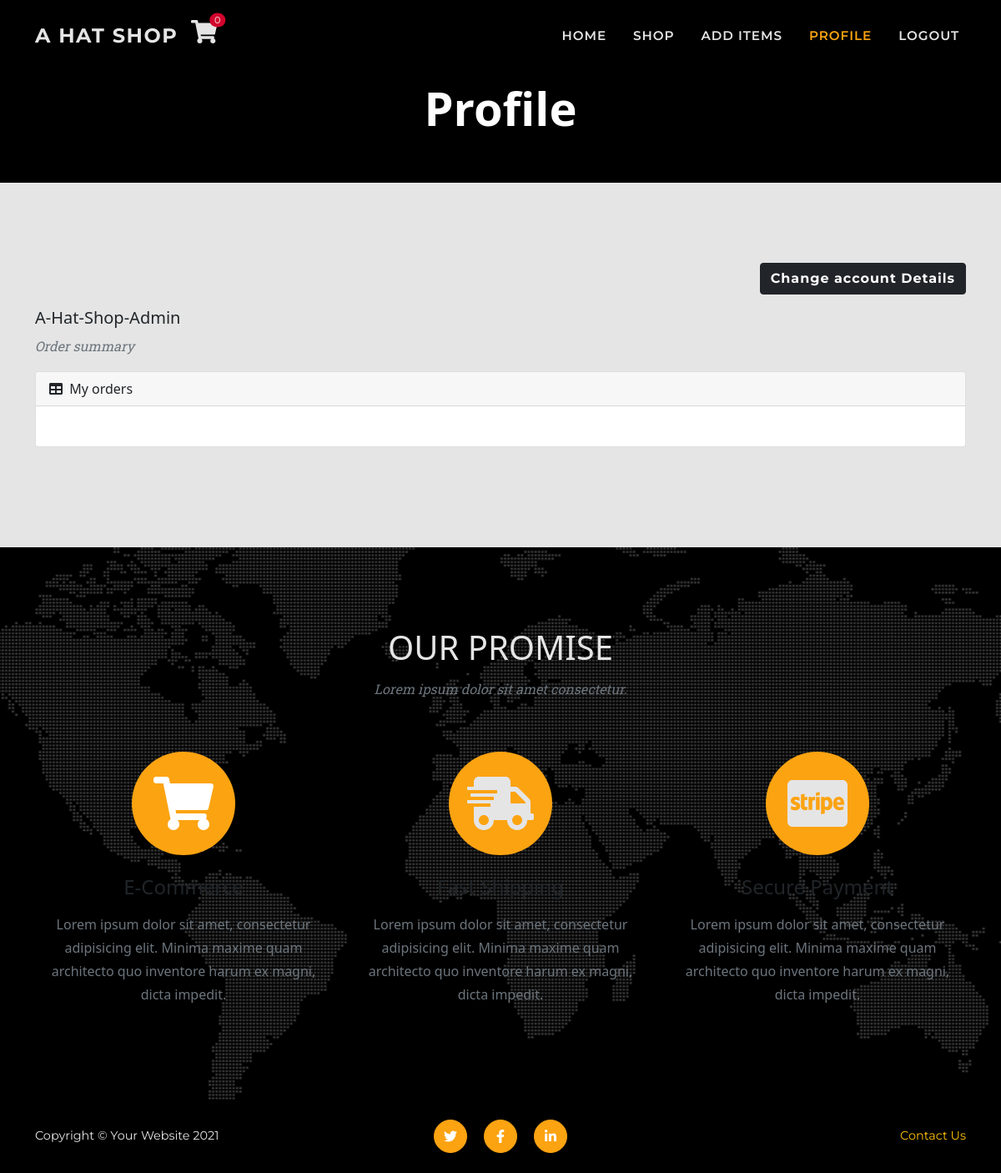
The app's page /user/ (signed in), older data.
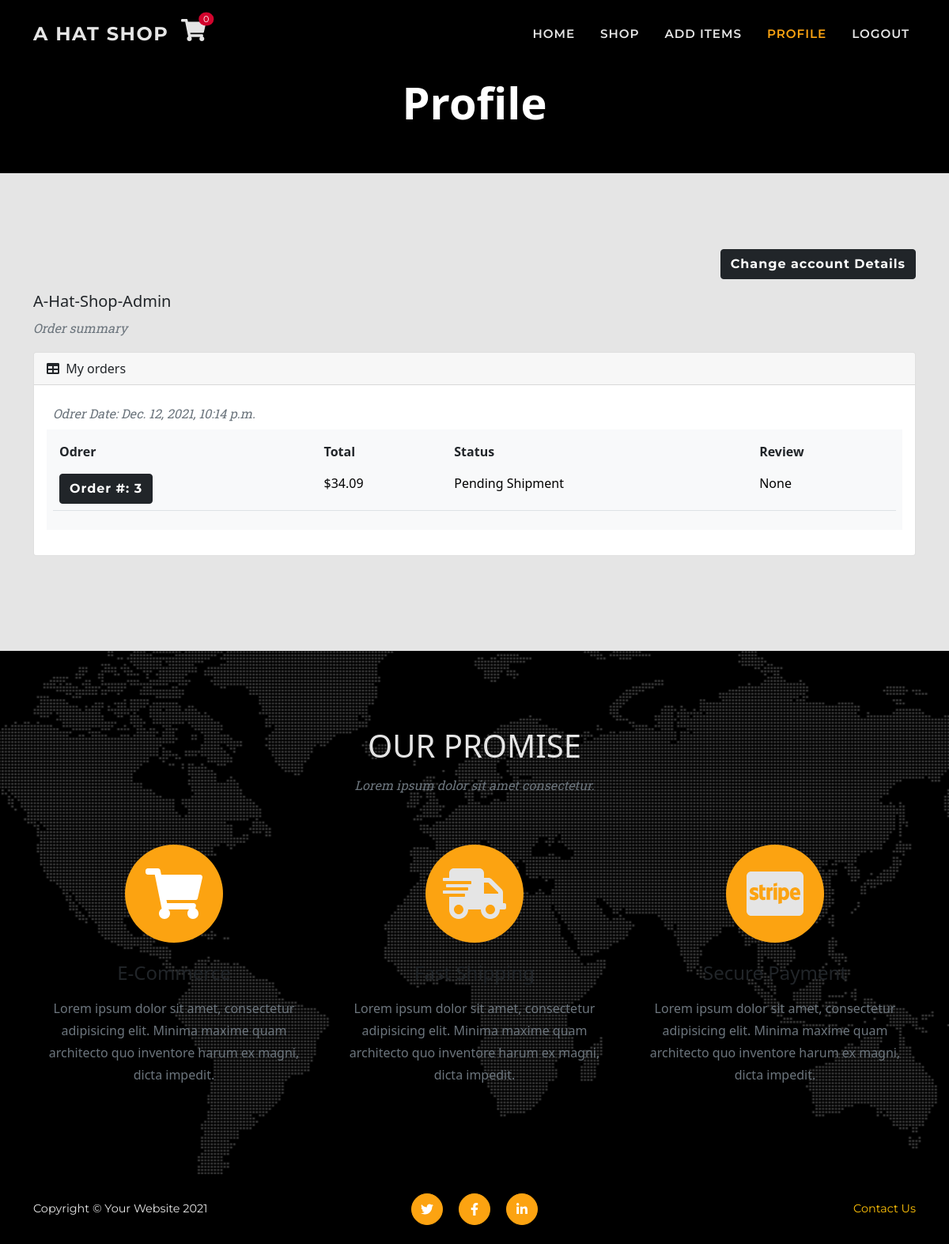
The same page, newer data.
### checkout/models.py (models this page shows, shortened)
class Order(models.Model):
    SUBMITTED = 'Submitted'
    PROCESSED = 'Proccessed'
    SHIPPED = 'Shipped'
    CANCELLED = 'Cancelled'
    COMPLETED = 'Completed'
    ORDER_STATUS = [
        (SUBMITTED, 'Submittet'),
        (PROCESSED, 'Proccessed'),
        (SHIPPED, 'Shipped'),
        (CANCELLED, 'Cancelled'),
        (COMPLETED, 'Completed'),
    ]
    date = models.DateTimeField(auto_now_add=True)
    status = models.CharField(max_length=50, default=SUBMITTED, choices=ORDER_STATUS)
    order_number = models.CharField(max_length=32, null=False, editable=False)
    total = models.DecimalField(max_digits=10, decimal_places=2, default=0)
    delivery = models.DecimalField(max_digits=6, decimal_places=2, default=0)
    user_profile = models.ForeignKey(UserAddress, on_delete=models.SET_NULL, null=True, blank=True, related_name='orders')
    email = models.EmailField(max_length=100, null=True, blank=True)
    phone = models.CharField(max_length=50, null=True, blank=True)
    shipping_name = models.CharField(max_length=50)
    shipping_address_1 = models.CharField(max_length=100)
    shipping_address_2 = models.CharField(max_length=100, null=True, blank=True)
    shipping_town = models.CharField(max_length=60)
    shipping_county = models.CharField(max_length=60, null=True, blank=True)
    shipping_postcode = models.CharField(max_length=30, null=True, blank=True)
    shipping_country = CountryField(blank_label='Country')
    billing_name = models.CharField(max_length=50)
    billing_address_1 = models.CharField(max_length=100)
    billing_address_2 = models.CharField(max_length=100, null=True, blank=True)
    billing_town = models.CharField(max_length=60)
    billing_county = models.CharField(max_length=60, null=True, blank=True)
    billing_postcode = models.CharField(max_length=30, null=True, blank=True)
    billing_country = CountryField(blank_label='Country')
    def __str__(self):
        return self.order_number

### customers/views.py (the view)
# urls.py: path('user/', include('customers.urls')),
@login_required
def customers(request):
    profile = get_object_or_404(UserAddress, user=request.user)
    orders = profile.orders.all()
    context = {
            'orders': orders,
        }
    print(orders)
    return render(request, 'profile/profile.html', context)

### cart/contexts.py (called while the page is built, shortened)
def cart_contents(request):
    cart_items = []
    total = 0
    before = 0
    item_count = 0
    cart = request.session.get('cart', {})
    if total < 50:
        delivery = total * Decimal(10 / 100)
        free_deivery = 50 * total
    else:
        delivery = 0
        free_deivery = 0
    delivery = round(delivery, 2)
    grand_total = delivery + total
    grand_total = round(grand_total, 2)
    context = {
        'cart_items': cart_items,
        'total': total,
        'before': before,
        'item_count': item_count,
        'delivery': delivery,
        'free_deivery': free_deivery,
        'deivery_treshold': 10,
        'grand_total': grand_total,
    }
    return context

### customers/templates/profile/profile.html (shortened to what this page needs)
{% extends 'base.html' %}
{% load static %}
{% load thumbnail %}
{% load crispy_forms_tags %}
{% block page_header %}
<header class="bg-black py-5">
    <div class="container px-4 px-lg-5 mt-5">
        <div class="text-center">
            <h1 class="display-4 text-white fw-bolder">Profile</h1>
        </div>
    </div>
</header>
{% endblock %}
{% block content %}
<section class="page-section">
    <div class="container">
        <div class="col-12 text-left">
            <p class="col-12 text-end"><a class="btn btn-dark orrange" href="{% url 'user_details' %}">Change account
                    Details</a></p>
        </div>
        <h5 class="text-capitalize">{{ request.user }}</h5>
        <p class="text-muted text-italic">Order summary</p>
        <div class="card mb-4">
            <div class="card-header">
                <i class="fas fa-table me-1"></i>
                My orders
            </div>
            <div class="card-body">
                <table class="table table-borderless">
                    {% for order in orders %}
                    <thead>
                        <tr>
                            <th class="text-muted text-italic">Odrer Date: {{ order.date }}</th>
                        </tr>
                    </thead>
                    <tbody>
                        <tr class="table-light ">
                            <td>
                                <table class="table table-borderless">
                                    <thead>
                                        <tr>
                                            <th>Odrer</th>
                                            <th>Total</th>
                                            <th>Status</th>
                                            <th>Review</th>
                                        </tr>
                                    </thead>
                                    <tbody class="border-bottom">
                                        <tr class="table-light">
                                            <td><a class="btn btn-dark" href="{% url 'order_history' order.id %}"
                                                    title="{{ order.order_number }}">
                                                    {{ order.order_number}}
                                                </a></td>
                                            <td>${{ order.total }}</td>
                                            <td>{{ order.status }}</td>
                                            <td>None</td>
                                        </tr>
                                    </tbody>
                                </table>
                            </td>
                        </tr>
                    </tbody>
                    {% endfor %}
                </table>
            </div>
        </div>
    </div>
</section>
{% endblock %}

### templates/base.html (shortened to what this page needs)
<!doctype html>
<html lang="en">
<head>
    {% load static %}
    {% block corecss %}
    <link rel="stylesheet" href="https://cdn.jsdelivr.net/npm/bootstrap@5.1.3/dist/css/bootstrap.min.css"
>
    <link href="{% static 'css/base.css' %}" rel="stylesheet" />
    {% endblock %}
</head>
<body>
    <nav class="navbar navbar-expand-md fixed-top flex-column align-items-stretch" id="mainNav">
        <div class="container">
            <div><a class="navbar-brand" href="{% url 'home' %}">A hat Shop</a></div>
            <div class="nav-item ">
                <a class="position-relative cart" href="{% url 'cart' %}">
                    <i class="fas h3 fa-shopping-cart">
                    </i>
                    <span
                        class="cart-pill text-white position-absolute top-5 start-98 translate-middle bg-danger rounded-circle">
                        {{ item_count }}
                    </span>
                </a>
            </div>
            <div class="collapse navbar-collapse" id="navbarResponsive">
                <ul class="navbar-nav text-uppercase ms-auto py-1 py-lg-0">
                    <li class="nav-item"><a class="nav-link {% if request.get_full_path == '/' %}disabled{% endif %}"
                            href="{% url 'home' %}">home</a></li>
                    <li class="nav-item"><a class="nav-link {% if shop %}disabled{% endif %}"
                            href="{% url 'shop' %}">shop</a></li>
                    {% if request.user.is_authenticated %}
                    {% if request.user.is_superuser %}
                    <li class="nav-item"><a
                            class="nav-link {% if request.get_full_path == '/shop/add/' %}disabled{% endif %}"
                            href="{% url 'add_item' %}">Add Items</a></li>
                    {% endif %}
                    <li class="nav-item"><a
                            class="nav-link {% if request.get_full_path == '/user/' %}disabled{% endif %}"
                            href="{% url 'user' %}">Profile</a></li>
                    <li class="nav-item"><a
                            class="nav-link {% if request.get_full_path == '/accounts/logout/' %}disabled{% endif %}"
                            href="{% url 'account_logout' %}">Logout</a></li>
                    {% else %}
                    <li class="nav-item"><a
                            class="nav-link {% if request.get_full_path == '/accounts/login/' %}disabled{% endif %}"
                            href="{% url 'account_login' %}">Login</a></li>
                    {% endif %}
                </ul>
            </div>
        </div>
    </nav>
    {% block page_header %}
    {% endblock %}
    {% block content %}
    {% endblock %}
    <section class="page-section bg-black" id="promise">
        <div class="container">
            <div class="text-center">
                <h2 class="section-heading text-uppercase">Our Promise</h2>
                <h3 class="section-subheading text-muted">Lorem ipsum dolor sit amet consectetur.</h3>
            </div>
            <div class="row text-center">
                <div class="col-md-4">
                    <span class="fa-stack fa-4x">
                        <i class="fas fa-circle fa-stack-2x text-warning"></i>
                        <i class="fas fa-shopping-cart fa-stack-1x fa-inverse text-ligtt"></i>
                    </span>
                    <h4 class="my-3">E-Commerce</h4>
                    <p class="text-muted">Lorem ipsum dolor sit amet, consectetur adipisicing elit. Minima maxime quam
                        architecto quo inventore harum ex magni, dicta impedit.</p>
                </div>
                <div class="col-md-4">
                    <span class="fa-stack fa-4x">
                        <i class="fas fa-circle fa-stack-2x text-warning"></i>
                        <i class="fas fa-shipping-fast fa-stack-1x fa-inverse text-light"></i>
                    </span>
                    <h4 class="my-3">Fast Shipping</h4>
                    <p class="text-muted">Lorem ipsum dolor sit amet, consectetur adipisicing elit. Minima maxime quam
                        architecto quo inventore harum ex magni, dicta impedit.</p>
                </div>
                <div class="col-md-4">
                    <span class="fa-stack fa-4x">
                        <i class="fas fa-circle fa-stack-2x text-warning"></i>
                        <i class="fab fa-cc-stripe fa-stack-1x fa-inverse text-light"></i>
                    </span>
                    <h4 class="my-3">Secure Payment</h4>
                    <p class="text-muted">Lorem ipsum dolor sit amet, consectetur adipisicing elit. Minima maxime quam
                        architecto quo inventore harum ex magni, dicta impedit.</p>
                </div>
            </div>
        </div>
    </section>
    <footer class="footer bg-dark py-4">
        <div class="container">
            <div class="row align-items-center">
                <div class="col-lg-4 text-lg-start text-light">Copyright &copy; Your Website 2021</div>
                <div class="col-lg-4 my-3 my-lg-0">
                    <a class="btn btn-light btn-social mx-2" href="#!"><i class="fab fa-twitter"></i></a>
                    <a class="btn btn-light btn-social mx-2" href="#!"><i class="fab fa-facebook-f"></i></a>
                    <a class="btn btn-light btn-social mx-2" href="#!"><i class="fab fa-linkedin-in"></i></a>
                </div>
                <div class="col-lg-4 text-lg-end">
                    <a class="link-warning text-decoration-none" data-bs-toggle="modal" data-bs-target="#exampleModal"
                        href="">Contact Us</a>
                </div>
            </div>
        </div>
    </footer>
</body>
</html>

### static/css/base.css (style rules this page uses)
:root { --bs-warning: #fca311; --bs-white: #ffffff; --bs-gray: #292929; --bs-light: #e5e5e5; --bs-dark: #000000; --bs-danger: #d2042d; --bs-success: #6a994e; --bs-primary: #292929; --bs-secondary: #e5e5e5; --bs-primary-rgb: 41, 41, 41; --bs-secondary-rgb: 229, 229, 229; --bs-warning-rgb: 252, 163, 17; --bs-success-rgb: 106, 153, 78; --bs-danger-rgb: 210, 4, 45; --bs-white-rgb: 255, 255, 255; --bs-light-rgb: 229, 229, 229; --bs-dark-rgb: 0, 0, 0; }
.text-italic { font-weight: 400; font-style: italic; font-family: "Roboto Slab", -apple-system, BlinkMacSystemFont, "Segoe UI", Roboto, "Helvetica Neue", Arial, sans-serif, "Apple Color Emoji", "Segoe UI Emoji", "Segoe UI Symbol", "Noto Color Emoji"; }
html { scroll-padding-top: 4.5rem; }
body { position: relative; overflow-x: hidden; background-color: #e5e5e5; }
p { line-height: 1.75; }
.page-section { padding: 6rem 0; }
.page-section h2.section-heading, .page-section .section-heading.h2 { font-size: 2.5rem; margin-top: 0; margin-bottom: 1rem; }
.page-section h3.section-subheading, .page-section .section-subheading.h3 { font-size: 1rem; font-weight: 400; font-style: italic; font-family: "Roboto Slab", -apple-system, BlinkMacSystemFont, "Segoe UI", Roboto, "Helvetica Neue", Arial, sans-serif, "Apple Color Emoji", "Segoe UI Emoji", "Segoe UI Symbol", "Noto Color Emoji"; margin-bottom: 4rem; }
@media (min-width: 768px) { section { padding: 9rem 0; } }
.btn { font-family: "Montserrat", -apple-system, BlinkMacSystemFont, "Segoe UI", Roboto, "Helvetica Neue", Arial, sans-serif, "Apple Color Emoji", "Segoe UI Emoji", "Segoe UI Symbol", "Noto Color Emoji"; font-weight: 700; letter-spacing: .06rem; }
#mainNav { padding-top: 1rem; padding-bottom: 1rem; background-color: #000000; }
#mainNav .navbar-brand { font-family: "Montserrat", -apple-system, BlinkMacSystemFont, "Segoe UI", Roboto, "Helvetica Neue", Arial, sans-serif, "Apple Color Emoji", "Segoe UI Emoji", "Segoe UI Symbol", "Noto Color Emoji"; font-weight: 700; letter-spacing: 0.0625em; text-transform: uppercase; }
.drop-link, .drop-link, .nav-item .nav-link { font-family: "Montserrat", -apple-system, BlinkMacSystemFont, "Segoe UI", Roboto, "Helvetica Neue", Arial, sans-serif, "Apple Color Emoji", "Segoe UI Emoji", "Segoe UI Symbol", "Noto Color Emoji"; font-size: 0.95rem; color: #e5e5e5; font-weight: 600; letter-spacing: 0.0625em; }
.cart-pill { font-family: "Montserrat", -apple-system, BlinkMacSystemFont, "Segoe UI", Roboto, "Helvetica Neue", Arial, sans-serif, "Apple Color Emoji", "Segoe UI Emoji", "Segoe UI Symbol", "Noto Color Emoji"; font-size: .7rem; margin: 0; padding: 0 6px; }
.cart, .drop-link, .dropdown-item, .navbar-brand, .navbar-toggler { color: #e5e5e5; transition: color 0.2s ease-in-out; }
.cart:hover, .cart:active, .drop-link:hover, .navbar-brand:hover, .nav-item .disabled, .nav-item .nav-link.active, .nav-item .nav-link:hover { color: #fca311; }
@media (min-width: 992px) { #mainNav { padding-top: 1.5rem; padding-bottom: 1.5rem; border: none; background-color: transparent; transition: padding-top 0.3s ease-in-out, padding-bottom 0.3s ease-in-out; } }
@media (min-width: 992px) { #mainNav .navbar-brand { font-size: 1.5em; transition: font-size 0.3s ease-in-out; } }
@media (min-width: 992px) { #mainNav .navbar-nav .nav-item { margin-right: 1rem; } }
@media (min-width: 992px) { #mainNav .navbar-nav .nav-item:last-child { margin-right: 0; } }
.footer { text-align: center; font-size: 0.9rem; font-family: "Montserrat", -apple-system, BlinkMacSystemFont, "Segoe UI", Roboto, "Helvetica Neue", Arial, sans-serif, "Apple Color Emoji", "Segoe UI Emoji", "Segoe UI Symbol", "Noto Color Emoji"; }
section#promise { background-image: url("../img/map-image.png"); background-repeat: no-repeat; background-position: center; }
section#promise .section-heading { color: #e5e5e5; }
.btn-social { height: 2.5rem; width: 2.5rem; display: inline-flex; align-items: center; justify-content: center; padding: 0; border-radius: 100%; }
.btn-social, .btn-social { background-color: #fca311; border-color: #fca311; color: #fff; }
.card-body { flex: 0 1 auto; padding: 1rem 1rem; }

Row changes from the older to the newer data that the page shows:
added Order: date "Dec. 12, 2021, 10:14 p.m.", order_number "Order #: 3", total "34.09", status "Pending Shipment"
